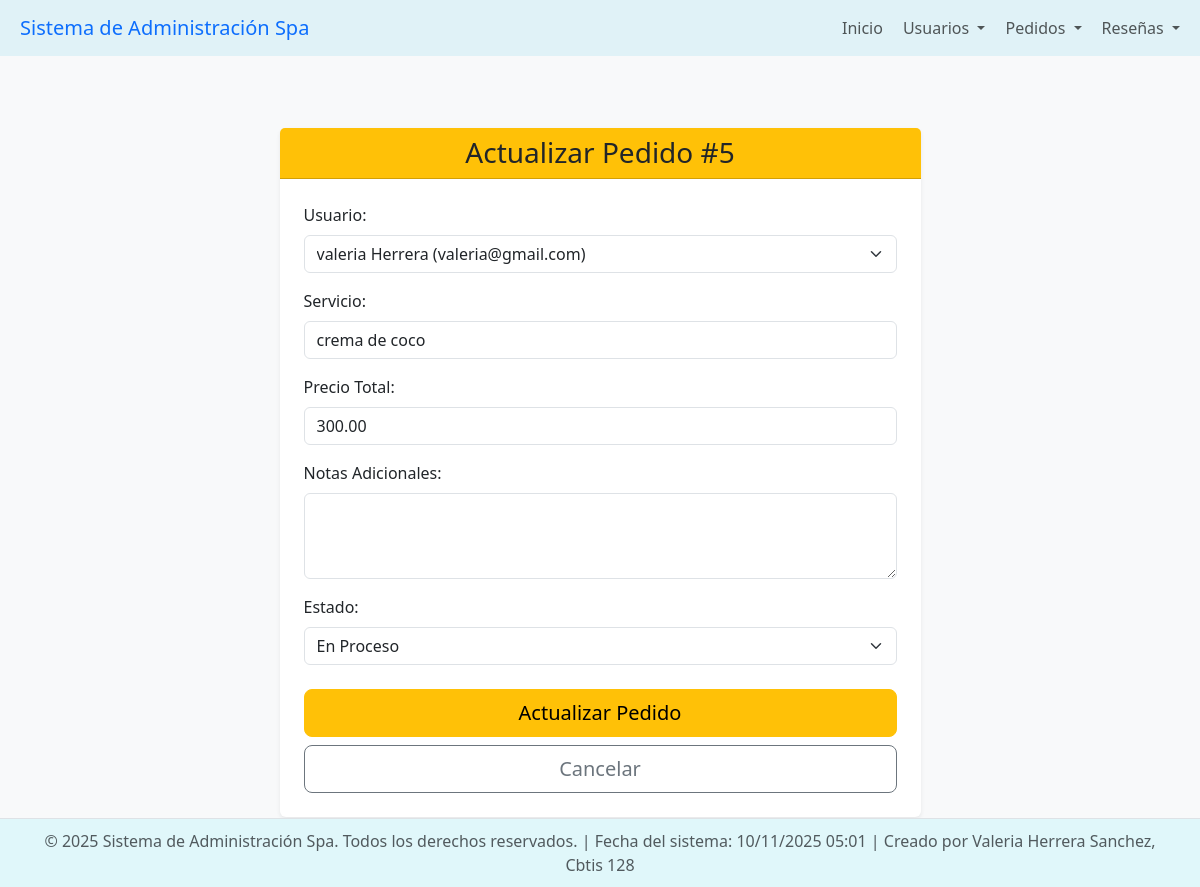
Screenshot of /pedidos/actualizar/5/ with the database file from the repository.
### app_Spa/models.py (models this page shows, shortened)
class Pedidos(models.Model):
    id_pedido = models.AutoField(primary_key=True, unique=True)
    usuario = models.ForeignKey(
        Usuarios,
        on_delete=models.CASCADE,
        related_name="pedidos"
    )
    fecha_pedido = models.DateTimeField(auto_now_add=True)
    servicio = models.CharField(max_length=100)
    precio_total = models.DecimalField(max_digits=8, decimal_places=2)
    notas_adicionales = models.TextField(blank=True, null=True)
    estado = models.CharField(
        max_length=50,
        default="pendiente",
        choices=[
            ("pendiente", "Pendiente"),
            ("en_proceso", "En Proceso"),
            ("completado", "Completado"),
            ("cancelado", "Cancelado"),
        ]
    )

class Usuarios(models.Model):
    id_usuario = models.AutoField(primary_key=True)
    nombre_completo = models.CharField(max_length=100)
    correo = models.EmailField(unique=True, max_length=250)
    telefono = models.CharField(max_length=15)
    direccion = models.CharField(max_length=200)
    fecha_registro = models.DateTimeField(auto_now_add=True)
    activo = models.BooleanField(default=True)

### app_Spa/views.py (the view, shortened to what this page needs)
# urls.py: path('pedidos/actualizar/<int:id_pedido>/', views.actualizar_pedidos, name='actualizar_pedidos'),
def actualizar_pedidos(request, id_pedido):
    pedido = get_object_or_404(Pedidos, pk=id_pedido)
    usuarios = Usuarios.objects.all() # Necesitamos los usuarios para el ForeignKey
    return render(request, 'pedidos/actualizar_pedidos.html', {'pedido': pedido, 'usuarios': usuarios})

### app_Spa/templates/pedidos/actualizar_pedidos.html (shortened to what this page needs)
{% extends 'base.html' %}
{% load static %}
{% block content %}
<div class="row justify-content-center mt-5">
    <div class="col-md-8 col-lg-7">
        <div class="card shadow-sm border-0">
            <div class="card-header bg-warning text-dark text-center">
                <h3 class="mb-0">Actualizar Pedido #{{ pedido.id_pedido }}</h3>
            </div>
            <div class="card-body p-4">
                <form method="post">
                    <div class="mb-3">
                        <label for="usuario" class="form-label">Usuario:</label>
                        <select class="form-select" id="usuario" name="usuario" required>
                            {% for user in usuarios %}
                                <option value="{{ user.id_usuario }}" {% if user == pedido.usuario %}selected{% endif %}>
                                    {{ user.nombre_completo }} ({{ user.correo }})
                                </option>
                            {% endfor %}
                        </select>
                    </div>
                    <div class="mb-3">
                        <label for="servicio" class="form-label">Servicio:</label>
                        <input type="text" class="form-control" id="servicio" name="servicio" value="{{ pedido.servicio }}" required>
                    </div>
                    <div class="mb-3">
                        <label for="precio_total" class="form-label">Precio Total:</label>
                        <input type="number" step="0.01" class="form-control" id="precio_total" name="precio_total" value="{{ pedido.precio_total|floatformat:2 }}" required>
                    </div>
                    <div class="mb-3">
                        <label for="notas_adicionales" class="form-label">Notas Adicionales:</label>
                        <textarea class="form-control" id="notas_adicionales" name="notas_adicionales" rows="3">{{ pedido.notas_adicionales }}</textarea>
                    </div>
                    <div class="mb-3">
                        <label for="estado" class="form-label">Estado:</label>
                        <select class="form-select" id="estado" name="estado" required>
                            <option value="en_proceso" {% if pedido.estado == 'en_proceso' %}selected{% endif %}>En Proceso</option>
                        </select>
                    </div>
                    <div class="d-grid gap-2 mt-4">
                        <button type="submit" class="btn btn-warning btn-lg">Actualizar Pedido</button>
                        <a href="{% url 'ver_pedidos' %}" class="btn btn-outline-secondary btn-lg">Cancelar</a>
                    </div>
                </form>
            </div>
        </div>
    </div>
</div>
{% endblock %}

### app_Spa/templates/base.html (style rules this page uses)
body { display: flex; flex-direction: column; min-height: 100vh; background-color: #f8f9fa; }
:root { --primary-light: #e0f7fa; --secondary-light: #fce4ec; --text-dark: #343a40; --accent-blue: #81d4fa; }

### rows the page displays
Pedidos: id_pedido "5", usuario "valeria Herrera (valeria@gmail.com)", servicio "crema de coco", precio_total "300.00", estado "En Proceso"
